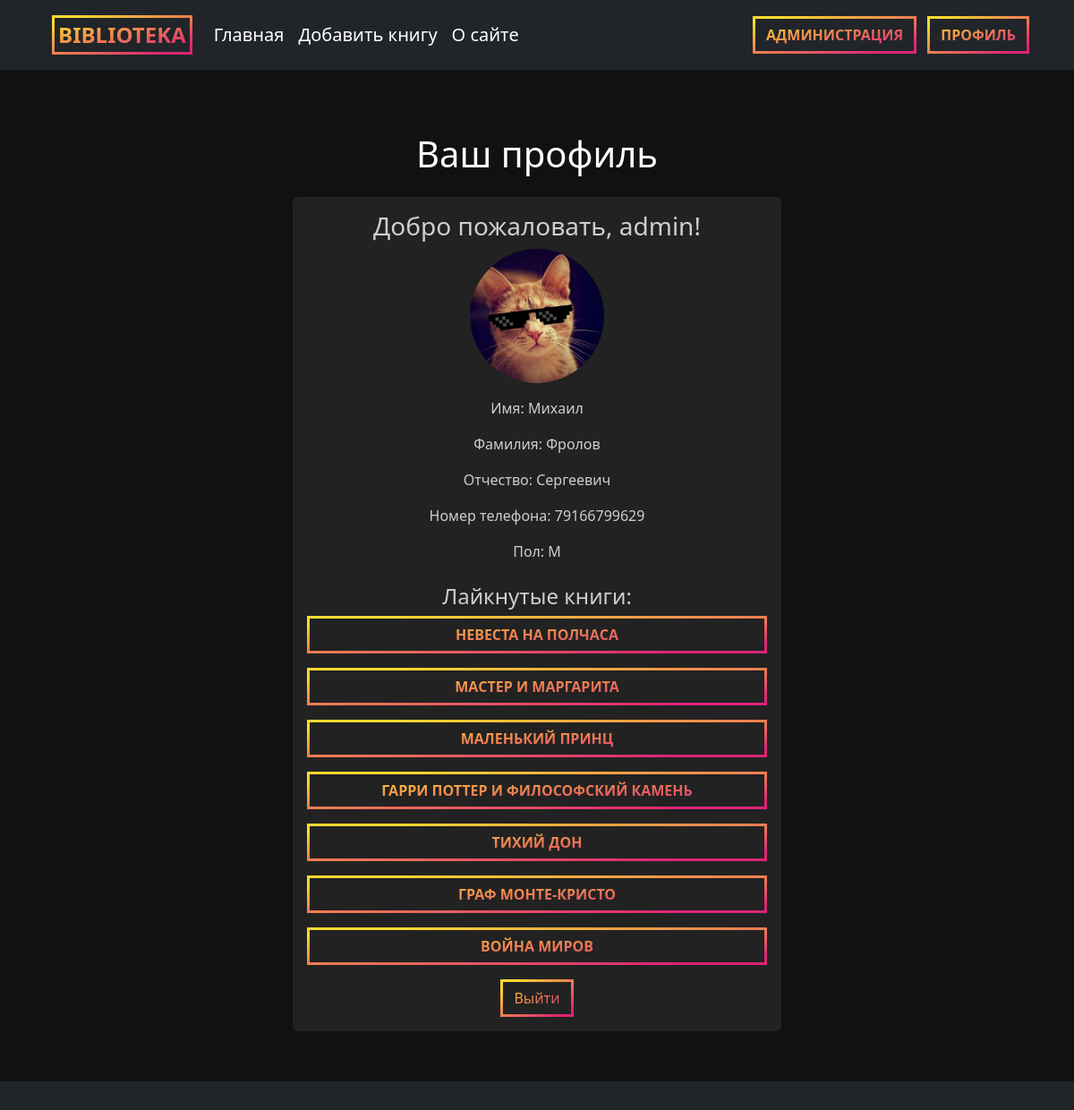
The page /users/profile/ (signed in) on the database its author committed.
### users/models.py (models this page shows, shortened)
class Client(models.Model):
    GENDER_CHOICES = [
        ('M', 'Мужской'),
        ('F', 'Женский'),
    ]
    user = models.OneToOneField(User, on_delete=models.CASCADE)
    phone_number = models.CharField(max_length=15, verbose_name="Телефон", blank=True)
    first_name = models.CharField(max_length=128, verbose_name="Имя", blank=True)
    last_name = models.CharField(max_length=128, verbose_name="Фамилия", blank=True)
    second_name = models.CharField(max_length=128, verbose_name="Отчество", blank=True)
    birth_date = models.DateField(null=True, verbose_name="Дата рождения", blank=True)
    gender = models.CharField(max_length=1, verbose_name="Пол", choices=GENDER_CHOICES, blank=True)
    profile_image = models.ForeignKey(ImageOption, on_delete=models.SET_NULL, null=True, verbose_name="Изображение профиля")
    created_at = models.DateTimeField('Дата создания', auto_now_add=True)
    class Meta:
        verbose_name = 'Клиент'
        verbose_name_plural = 'Клиенты'
    def get_profile_image_url(self):
        if self.profile_image:
            return self.profile_image.image.url
        return None

class ImageOption(models.Model):
    image = models.ImageField(upload_to='main/static/main/img/profile_img', verbose_name="Доступное изображение")
    class Meta:
        verbose_name = 'Доступное изображение'
        verbose_name_plural = 'Доступные изображения'

### main/models.py (models this page shows, shortened)
class Book(models.Model):
    title = models.CharField('Название книги', max_length=200)
    author = models.CharField('Автор', max_length=200)
    publisher = models.CharField('Издатель', max_length=200, null=True, blank=True)
    genres = models.ManyToManyField(Genre, verbose_name='Жанры')
    description = models.TextField('Описание книги', null=True, blank=True)
    published_date = models.DateField('Дата издания книги')
    date = models.DateTimeField('Дата добавления', default=timezone.now)
    image = models.FileField('Фото для обложки', upload_to='main/static/main/img', null=True, blank=True)
    created_at = models.DateTimeField('Дата создания', auto_now_add=True)
    history = HistoricalRecords()
    class Meta:
        verbose_name = 'Книгу'
        verbose_name_plural = 'Книги'
    def likes_count(self):
        return self.like_set.count()
    likes_count.short_description = 'Количество лайков'

### users/views.py (the view)
# urls.py: path('profile/', views.profile, name='profile'),
@login_required
def profile(request):
    user = request.user
    liked_books = Like.objects.filter(user=request.user.id).values('book__id', 'book__title')
    return render(request, 'users/profile.html', {'user': user, 'liked_books': liked_books})

### users/templates/users/profile.html (shortened to what this page needs)
{% extends 'main/layout.html' %}
{% load static %}
{% block content %}
<div class="container mt-5">
    <div class="row justify-content-center">
        <div class="col-md-6">
            <h1 class="text-center mb-4">Ваш профиль</h1>
            <div class="card">
                <div class="card-body text-center">
                    <h3 class="card-title">Добро пожаловать, {{ user.username }}!</h3>
                    {% if user.client.get_profile_image_url %}
                        <img src="{% static user.client.get_profile_image_url|cut:'/main/static/' %}" alt="Профильное изображение" class="img-fluid rounded-circle mb-3" style="width: 150px; height:150px">
                    {% else %}
                        <img src="{% static 'main/img/profile_img/default_profile_image.png' %}" alt="Профильное изображение" class="img-fluid rounded-circle mb-3" style="width: 150px; height:150px">
                    {% endif %}
                    <p class="card-text">Имя: {{ user.first_name }}</p>
                    <p class="card-text">Фамилия: {{ user.last_name }}</p>
                    {% if user.client.second_name %}
                    <p class="card-text">Отчество: {{ user.client.second_name }}</p>
                    {% endif %}
                    <p class="card-text">Номер телефона: {{ user.client.phone_number }}</p>
                    <p class="card-text">Пол: {{ user.client.gender }}</p>
                    <h4 class="mt-4">Лайкнутые книги:</h4>
                    <ul class="list-group">
                        {% for book in liked_books %}
                            <li class="card mb-3"><a href="{% url 'BooksDetail' pk=book.book__id %}" class="text-decoration-none btn btn-login fw-bold text-uppercase">{{ book.book__title }}</a></li>
                        {% empty %}
                            <li class="card mb-3">Нет лайкнутых книг</li>
                        {% endfor %}
                    </ul>
                    <a href="{% url 'user_logout' %}" class="btn btn-danger bt-4">Выйти</a>
                </div>
            </div>
        </div>
    </div>
</div>
{% endblock %}

### main/static/main/css/main.css (style rules this page uses)
:root { --gradient: linear-gradient(to left top, #DD2476 10%, #ffd92f 90%) !important; }
body { display: flex !important; flex-direction: column; height: 100%; background: #111; color: white; }
html { height: 100%; }
.card { background: #222; border: 1px solid var(--gradient); color: rgba(250, 250, 250, 0.8); margin-bottom: 2rem; }
.card-body>.btn, .btn-login, .btn-reg { border: 3px solid; border-image-slice: 1; background: var(--gradient) !important; -webkit-background-clip: text !important; -webkit-text-fill-color: transparent !important; border-image-source: var(--gradient) !important; text-decoration: none; transition: all 1s ease; }

### rows shown on the page
Book: book__title "НЕВЕСТА НА ПОЛЧАСА"
Book: book__title "МАСТЕР И МАРГАРИТА"
Book: book__title "МАЛЕНЬКИЙ ПРИНЦ"
Book: book__title "ГАРРИ ПОТТЕР И ФИЛОСОФСКИЙ КАМЕНЬ"
Book: book__title "ТИХИЙ ДОН"
Book: book__title "ГРАФ МОНТЕ-КРИСТО"
Book: book__title "ВОЙНА МИРОВ"

### other values the page prints
{{ user.username }} "admin"
{{ user.first_name }} "Михаил"
{{ user.last_name }} "Фролов"
{{ user.client.second_name }} "Сергеевич"
{{ user.client.phone_number }} "79166799629"
{{ user.client.gender }} "M"
